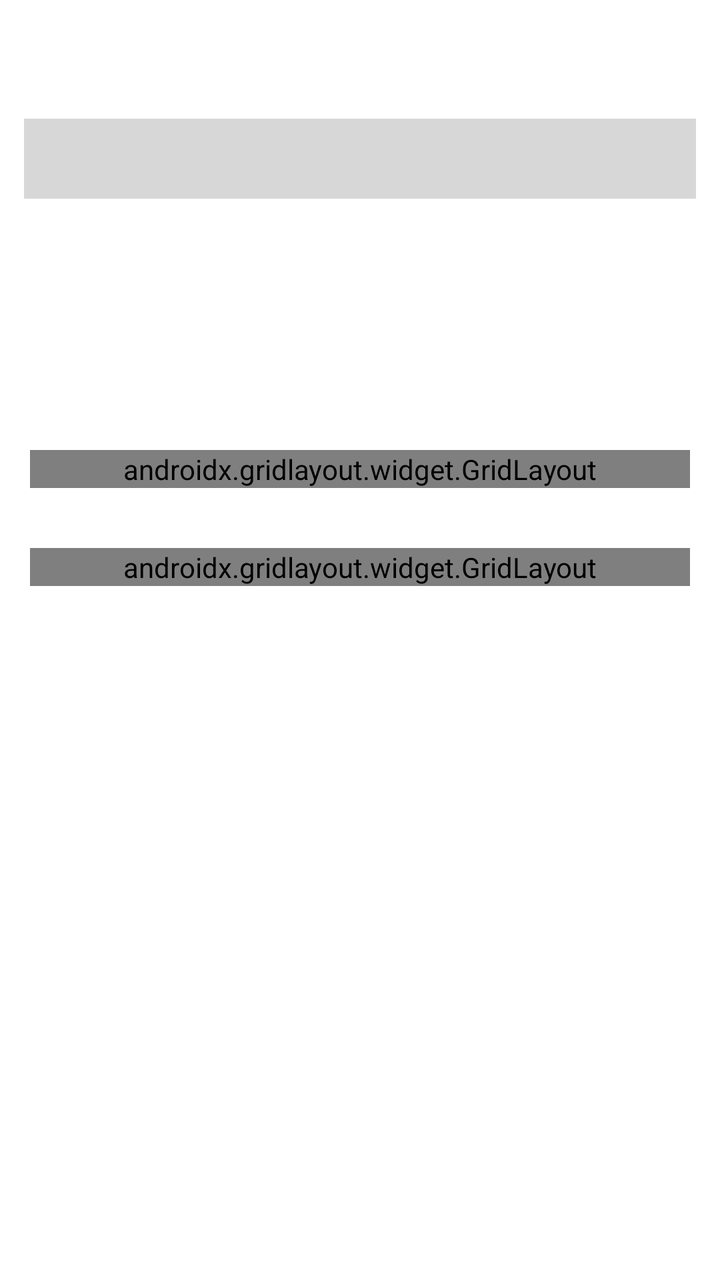
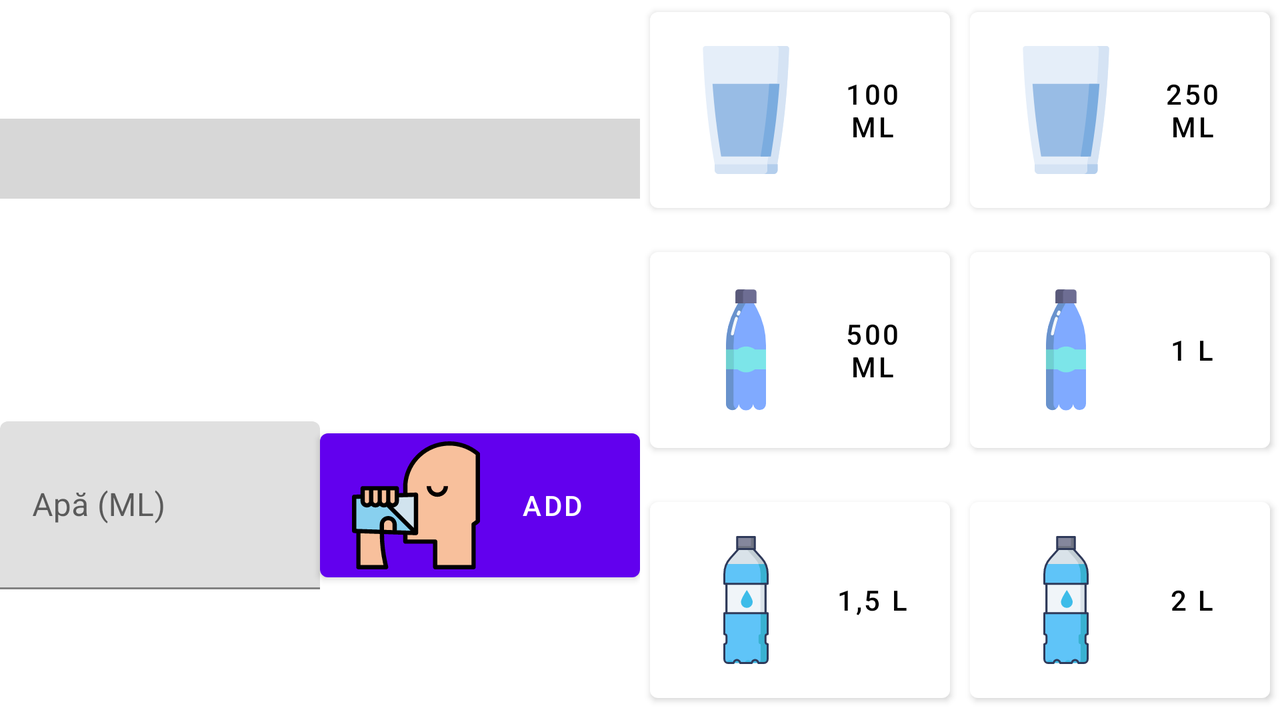

Two renders of one Android screen. The first uses the default layout on a phone; the second uses the alternative layout the repository ships for a different screen configuration, on a matching device. The two XML files are below.
<!-- AndroidManifest.xml: application theme Theme.WaterDrinkRemainder -->
<!-- res/layout/fragment_home.xml -->
<?xml version="1.0" encoding="utf-8"?>
<LinearLayout xmlns:android="http://schemas.android.com/apk/res/android"
    xmlns:app="http://schemas.android.com/apk/res-auto"
    xmlns:tools="http://schemas.android.com/tools"
    android:layout_width="match_parent"
    android:layout_height="match_parent"
    android:orientation="vertical"
    tools:context=".ui.home.HomeFragment">

    <TextView
        android:id="@+id/home_title"
        android:layout_width="match_parent"
        android:layout_height="wrap_content"
        android:layout_gravity="center"
        android:textAlignment="center"
        android:textSize="22sp"/>

    <ProgressBar
        android:id="@+id/progressBar"
        style="?android:attr/progressBarStyleHorizontal"
        android:layout_width="wrap_content"
        android:layout_height="wrap_content"
        android:layout_gravity="center"
        android:max="0"
        android:minHeight="100sp"
        android:progress="0"
        android:scaleX="7"
        android:scaleY="10" />

    <TextView
        android:id="@+id/home_goal"
        android:layout_width="wrap_content"
        android:layout_height="wrap_content"
        android:layout_marginStart="20sp"
        android:layout_marginLeft="20sp"
        android:textSize="30sp" />

    <TextView
        android:id="@+id/home_current"
        android:layout_width="wrap_content"
        android:layout_height="wrap_content"
        android:layout_marginStart="20sp"
        android:layout_marginLeft="20sp"
        android:textSize="30sp" />

    <androidx.gridlayout.widget.GridLayout
        android:layout_width="match_parent"
        android:layout_height="wrap_content"
        android:layout_margin="15sp"
        app:columnCount="2"
        app:rowCount="3">

        <Button
            android:id="@+id/button_100ml"
            android:layout_width="wrap_content"
            android:layout_height="wrap_content"
            android:layout_margin="5sp"
            android:text="@string/_100_ml"
            android:textColor="@android:color/black"
            app:backgroundTint="#FFFFFF"
            app:icon="@drawable/ic_glass_of_water"
            app:iconTint="@null"
            app:layout_columnWeight="1"
            app:layout_gravity="fill"
            app:layout_rowWeight="1" />

        <Button
            android:id="@+id/button_250ml"
            android:layout_width="wrap_content"
            android:layout_height="wrap_content"
            android:layout_margin="5sp"
            android:text="@string/_250_ml"
            android:textColor="@android:color/black"
            app:backgroundTint="#FFFFFF"
            app:icon="@drawable/ic_glass_of_water"
            app:iconTint="@null"
            app:layout_columnWeight="1"
            app:layout_gravity="fill"
            app:layout_rowWeight="1" />

        <Button
            android:id="@+id/button_500ml"
            android:layout_width="wrap_content"
            android:layout_height="wrap_content"
            android:layout_margin="5sp"
            android:text="@string/_500_ml"
            android:textColor="@android:color/black"
            app:backgroundTint="#FFFFFF"
            app:icon="@drawable/ic_water_bottle"
            app:iconTint="@null"
            app:layout_columnWeight="1"
            app:layout_gravity="fill"
            app:layout_rowWeight="1" />

        <Button
            android:id="@+id/button_1000ml"
            android:layout_width="wrap_content"
            android:layout_height="wrap_content"
            android:layout_margin="5sp"
            android:text="@string/_1_l"
            android:textColor="@android:color/black"
            app:backgroundTint="#FFFFFF"
            app:icon="@drawable/ic_water_bottle"
            app:iconTint="@null"
            app:layout_columnWeight="1"
            app:layout_gravity="fill"
            app:layout_rowWeight="1" />

        <Button
            android:id="@+id/button_1500ml"
            android:layout_width="wrap_content"
            android:layout_height="wrap_content"
            android:text="@string/_1_5_l"
            app:backgroundTint="#FFFFFF"
            app:icon="@drawable/ic_water_bottle_big"
            app:iconTint="@null"
            android:textColor="@android:color/black"
            app:layout_rowWeight="1"
            app:layout_columnWeight="1"
            android:layout_margin="5sp"
            app:layout_gravity="fill"/>

        <Button
            android:id="@+id/button_2000ml"
            android:layout_width="wrap_content"
            android:layout_height="wrap_content"
            android:text="@string/_2l"
            app:backgroundTint="#FFFFFF"
            app:icon="@drawable/ic_water_bottle_big"
            app:iconTint="@null"
            android:textColor="@android:color/black"
            app:layout_rowWeight="1"
            app:layout_columnWeight="1"
            android:layout_margin="5sp"
            app:layout_gravity="fill"/>
    </androidx.gridlayout.widget.GridLayout>

    <androidx.gridlayout.widget.GridLayout
        android:layout_width="match_parent"
        android:layout_height="wrap_content"
        android:layout_margin="15sp"
        app:columnCount="2"
        app:rowCount="1">

        <com.google.android.material.textfield.TextInputLayout
            android:layout_width="wrap_content"
            android:layout_height="wrap_content"
            android:layout_margin="5sp"
            android:gravity="fill"
            app:boxCornerRadiusBottomEnd="@dimen/activity_horizontal_margin"
            app:boxCornerRadiusBottomStart="@dimen/activity_horizontal_margin"
            app:boxCornerRadiusTopEnd="@dimen/activity_horizontal_margin"
            app:boxCornerRadiusTopStart="@dimen/activity_horizontal_margin"
            app:layout_columnWeight="1"
            app:layout_rowWeight="1">

            <com.google.android.material.textfield.TextInputEditText
                android:id="@+id/input_adauga"
                android:layout_width="match_parent"
                android:layout_height="match_parent"
                android:hint="@string/ap_ml"
                android:inputType="number"/>
        </com.google.android.material.textfield.TextInputLayout>

        <Button
            android:id="@+id/button_adauga"
            android:layout_width="27dp"
            android:layout_height="wrap_content"
            android:layout_margin="5sp"
            android:gravity="fill"
            android:text="@string/adaug"
            app:icon="@drawable/ic_drinking_water"
            app:iconTint="@null"
            app:layout_columnWeight="1"
            app:layout_rowWeight="1" />
    </androidx.gridlayout.widget.GridLayout>

</LinearLayout>
<!-- resources referenced by this layout -->
<resources>
  <!-- drawable ic_glass_of_water (drawable) -->
  <vector xmlns:android="http://schemas.android.com/apk/res/android"
      android:width="64dp"
      android:height="64dp"
      android:viewportWidth="497"
      android:viewportHeight="497">
    <path
        android:pathData="m91.197,0c-5.662,0 -10.201,4.701 -9.996,10.36 5.399,148.674 17.013,285.114 45.604,448.72h77.272,88.846 77.272c28.689,-164.167 40.231,-300.729 45.604,-448.72 0.205,-5.659 -4.334,-10.36 -9.996,-10.36z"
        android:fillColor="#e5eef9"/>
    <path
        android:pathData="m126.805,459.08v22.92c0,8.284 6.716,15 15,15h214.455c8.284,0 15,-6.716 15,-15v-22.92z"
        android:fillColor="#d5e3f4"/>
    <path
        android:pathData="m118.497,147.021c7.019,97.574 17.797,187.409 33.614,282.058h192.777c15.819,-94.661 26.597,-184.487 33.615,-282.058z"
        android:fillColor="#98bce5"/>
    <path
        android:pathData="m405.803,0h-39.685c5.662,0 10.201,4.701 9.996,10.359 -5.373,147.992 -16.915,284.553 -45.604,448.72h39.685c28.689,-164.167 40.231,-300.729 45.604,-448.72 0.205,-5.658 -4.334,-10.359 -9.996,-10.359z"
        android:fillColor="#d5e3f4"/>
    <path
        android:pathData="m331.575,459.08v22.92c0,8.284 -6.716,15 -15,15h39.685c8.284,0 15,-6.716 15,-15v-22.92z"
        android:fillColor="#b3ceec"/>
    <path
        android:pathData="m338.819,147.021c-7.018,97.572 -17.796,187.398 -33.615,282.058h39.685c15.819,-94.661 26.597,-184.487 33.615,-282.058z"
        android:fillColor="#7bacdf"/>
  </vector>
  <string name="_100_ml">100 ML</string>
  <string name="_1_5_l">1,5 L</string>
  <string name="_1_l">1 L</string>
  <string name="_250_ml">250 ML</string>
  <string name="_2l">2 L</string>
  <string name="_500_ml">500 ML</string>
  <string name="adaug">Add</string>
  <string name="ap_ml">Apă (ML)</string>
  <style name="Theme.WaterDrinkRemainder" parent="Theme.MaterialComponents.DayNight.NoActionBar">
          
          <item name="colorPrimary">@color/purple_500</item>
          <item name="colorPrimaryVariant">@color/purple_700</item>
          <item name="colorOnPrimary">@color/white</item>
          
          <item name="colorSecondary">@color/teal_200</item>
          <item name="colorSecondaryVariant">@color/teal_700</item>
          <item name="colorOnSecondary">@color/black</item>
          
          <item name="android:statusBarColor" tools:targetApi="l">?attr/colorPrimaryVariant</item>
          
      </style>
</resources>
<!-- res/layout-land/fragment_home.xml (the repository's variant of the layout above) -->
<!-- drawn on the phone turned sideways -->
<?xml version="1.0" encoding="utf-8"?>
<LinearLayout xmlns:android="http://schemas.android.com/apk/res/android"
    xmlns:app="http://schemas.android.com/apk/res-auto"
    xmlns:tools="http://schemas.android.com/tools"
    android:layout_width="match_parent"
    android:layout_height="match_parent"
    android:orientation="horizontal"
    tools:context=".ui.home.HomeFragment">


    <LinearLayout
        android:layout_width="0dp"
        android:layout_height="match_parent"
        android:layout_gravity="left"
        android:layout_weight="1"
        android:orientation="vertical">

        <TextView
            android:id="@+id/home_title"
            android:layout_width="match_parent"
            android:layout_height="wrap_content"
            android:layout_gravity="center"
            android:textAlignment="center"
            android:textSize="22sp" />

        <ProgressBar
            android:id="@+id/progressBar"
            style="?android:attr/progressBarStyleHorizontal"
            android:layout_width="wrap_content"
            android:layout_height="wrap_content"
            android:layout_gravity="center"
            android:max="0"
            android:minHeight="100sp"
            android:progress="0"
            android:scaleX="7"
            android:scaleY="10" />

        <TextView
            android:id="@+id/home_goal"
            android:layout_width="wrap_content"
            android:layout_height="wrap_content"
            android:layout_marginStart="20sp"
            android:layout_marginLeft="20sp"
            android:textSize="25sp" />

        <TextView
            android:id="@+id/home_current"
            android:layout_width="wrap_content"
            android:layout_height="wrap_content"
            android:layout_marginStart="20sp"
            android:layout_marginLeft="20sp"
            android:textSize="25sp" />

        <LinearLayout
            android:layout_width="match_parent"
            android:layout_height="wrap_content"
            android:layout_marginTop="14sp"
            android:orientation="horizontal">

            <com.google.android.material.textfield.TextInputLayout
                android:layout_width="0dp"
                android:layout_height="match_parent"
                android:layout_gravity="left"
                android:layout_weight="1"
                app:boxCornerRadiusBottomEnd="@dimen/activity_horizontal_margin"
                app:boxCornerRadiusBottomStart="@dimen/activity_horizontal_margin"
                app:boxCornerRadiusTopEnd="@dimen/activity_horizontal_margin"
                app:boxCornerRadiusTopStart="@dimen/activity_horizontal_margin">

                <com.google.android.material.textfield.TextInputEditText
                    android:id="@+id/input_adauga"
                    android:layout_width="match_parent"
                    android:layout_height="match_parent"
                    android:hint="@string/ap_ml"
                    android:inputType="number" />
            </com.google.android.material.textfield.TextInputLayout>

            <Button
                android:id="@+id/button_adauga"
                android:layout_width="0dp"
                android:layout_height="match_parent"
                android:layout_gravity="right"
                android:layout_weight="1"
                android:text="@string/adaug"
                app:icon="@drawable/ic_drinking_water"
                app:iconTint="@null" />

        </LinearLayout>

    </LinearLayout>

    <LinearLayout
        android:layout_width="0dp"
        android:layout_height="match_parent"
        android:layout_gravity="right"
        android:layout_weight="1"
        android:orientation="vertical">

        <LinearLayout
            android:layout_width="match_parent"
            android:layout_height="0dp"
            android:layout_weight="1"
            android:orientation="horizontal"
            android:layout_gravity="top">

            <Button
                android:id="@+id/button_100ml"
                android:layout_width="0dp"
                android:layout_height="match_parent"
                android:layout_gravity="left"
                android:layout_margin="5sp"
                android:layout_weight="1"
                android:text="@string/_100_ml"
                android:textColor="@android:color/black"
                app:backgroundTint="#FFFFFF"
                app:icon="@drawable/ic_glass_of_water"
                app:iconTint="@null" />

            <Button
                android:id="@+id/button_250ml"
                android:layout_width="0dp"
                android:layout_height="match_parent"
                android:layout_gravity="right"
                android:layout_margin="5sp"
                android:layout_weight="1"
                android:text="@string/_250_ml"
                android:textColor="@android:color/black"
                app:backgroundTint="#FFFFFF"
                app:icon="@drawable/ic_glass_of_water"
                app:iconTint="@null" />
        </LinearLayout>

        <LinearLayout
            android:layout_width="match_parent"
            android:layout_height="0dp"
            android:layout_weight="1"
            android:orientation="horizontal"
            android:layout_gravity="center">

            <Button
                android:id="@+id/button_500ml"
                android:layout_width="0dp"
                android:layout_height="match_parent"
                android:layout_gravity="left"
                android:layout_margin="5sp"
                android:layout_weight="1"
                android:text="@string/_500_ml"
                android:textColor="@android:color/black"
                app:backgroundTint="#FFFFFF"
                app:icon="@drawable/ic_water_bottle"
                app:iconTint="@null" />

            <Button
                android:id="@+id/button_1000ml"
                android:layout_width="0dp"
                android:layout_height="match_parent"
                android:layout_gravity="right"
                android:layout_margin="5sp"
                android:layout_weight="1"
                android:text="@string/_1_l"
                android:textColor="@android:color/black"
                app:backgroundTint="#FFFFFF"
                app:icon="@drawable/ic_water_bottle"
                app:iconTint="@null" />
        </LinearLayout>

        <LinearLayout
            android:layout_width="match_parent"
            android:layout_height="0dp"
            android:layout_weight="1"
            android:orientation="horizontal"
            android:layout_gravity="bottom">

            <Button
                android:id="@+id/button_1500ml"
                android:layout_width="0dp"
                android:layout_height="match_parent"
                android:layout_margin="5sp"
                android:layout_weight="1"
                android:text="@string/_1_5_l"
                android:textColor="@android:color/black"
                app:backgroundTint="#FFFFFF"
                app:icon="@drawable/ic_water_bottle_big"
                app:iconTint="@null" />

            <Button
                android:id="@+id/button_2000ml"
                android:layout_width="0dp"
                android:layout_height="match_parent"
                android:layout_margin="5sp"
                android:layout_weight="1"
                android:text="@string/_2l"
                android:textColor="@android:color/black"
                app:backgroundTint="#FFFFFF"
                app:icon="@drawable/ic_water_bottle_big"
                app:iconTint="@null" />
        </LinearLayout>

    </LinearLayout>
</LinearLayout>
